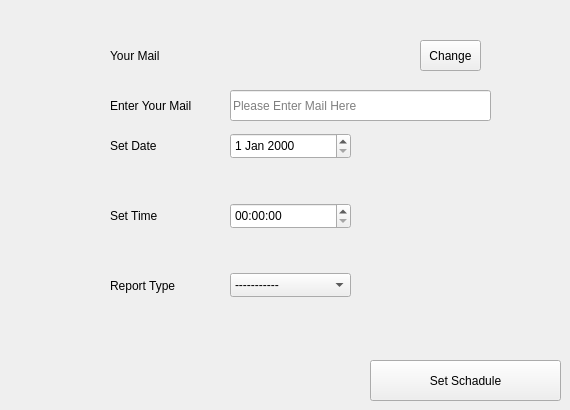
           <widget class="QWidget" name="tab_29">
            <attribute name="title">
             <string>Admin Reports</string>
            </attribute>
            <widget class="QLabel" name="label_63">
             <property name="geometry">
              <rect>
               <x>110</x>
               <y>90</y>
               <width>121</width>
               <height>31</height>
              </rect>
             </property>
             <property name="text">
              <string>Enter Your Mail</string>
             </property>
            </widget>
            <widget class="QLabel" name="label_64">
             <property name="geometry">
              <rect>
               <x>110</x>
               <y>130</y>
               <width>111</width>
               <height>31</height>
              </rect>
             </property>
             <property name="text">
              <string>Set Date</string>
             </property>
            </widget>
            <widget class="QLabel" name="label_65">
             <property name="geometry">
              <rect>
               <x>110</x>
               <y>200</y>
               <width>111</width>
               <height>31</height>
              </rect>
             </property>
             <property name="text">
              <string>Set Time</string>
             </property>
            </widget>
            <widget class="QLabel" name="label_66">
             <property name="geometry">
              <rect>
               <x>110</x>
               <y>270</y>
               <width>111</width>
               <height>31</height>
              </rect>
             </property>
             <property name="text">
              <string>Report Type</string>
             </property>
            </widget>
            <widget class="QDateEdit" name="dateEdit">
             <property name="geometry">
              <rect>
               <x>230</x>
               <y>133</y>
               <width>121</width>
               <height>26</height>
              </rect>
             </property>
            </widget>
            <widget class="QTimeEdit" name="timeEdit">
             <property name="geometry">
              <rect>
               <x>230</x>
               <y>203</y>
               <width>121</width>
               <height>26</height>
              </rect>
             </property>
            </widget>
            <widget class="QComboBox" name="comboBox_30">
             <property name="geometry">
              <rect>
               <x>230</x>
               <y>273</y>
               <width>121</width>
               <height>24</height>
              </rect>
             </property>
             <item>
              <property name="text">
               <string>-----------</string>
              </property>
             </item>
            </widget>
            <widget class="QPushButton" name="pushButton_42">
             <property name="geometry">
              <rect>
               <x>370</x>
               <y>360</y>
               <width>191</width>
               <height>41</height>
              </rect>
             </property>
             <property name="text">
              <string>Set Schadule</string>
             </property>
            </widget>
            <widget class="QLineEdit" name="lineEdit_45">
             <property name="geometry">
              <rect>
               <x>230</x>
               <y>90</y>
               <width>261</width>
               <height>31</height>
              </rect>
             </property>
             <property name="placeholderText">
              <string>Please Enter Mail Here</string>
             </property>
            </widget>
            <widget class="QLabel" name="label_110">
             <property name="geometry">
              <rect>
               <x>110</x>
               <y>40</y>
               <width>291</width>
               <height>31</height>
              </rect>
             </property>
             <property name="text">
              <string>Your Mail</string>
             </property>
            </widget>
            <widget class="QPushButton" name="pushButton_66">
             <property name="geometry">
              <rect>
               <x>420</x>
               <y>40</y>
               <width>61</width>
               <height>31</height>
              </rect>
             </property>
             <property name="text">
              <string>Change</string>
             </property>
            </widget>
           </widget>
